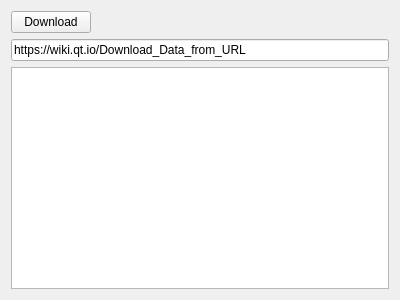
<?xml version="1.0" encoding="UTF-8"?>
<ui version="4.0">
 <class>Widget</class>
 <widget class="QWidget" name="Widget">
  <property name="geometry">
   <rect>
    <x>0</x>
    <y>0</y>
    <width>400</width>
    <height>300</height>
   </rect>
  </property>
  <property name="windowTitle">
   <string>Widget</string>
  </property>
  <layout class="QGridLayout" name="gridLayout">
   <item row="0" column="1">
    <spacer name="horizontalSpacer">
     <property name="orientation">
      <enum>Qt::Horizontal</enum>
     </property>
     <property name="sizeHint" stdset="0">
      <size>
       <width>40</width>
       <height>20</height>
      </size>
     </property>
    </spacer>
   </item>
   <item row="2" column="0" colspan="2">
    <widget class="QTextEdit" name="textEdit"/>
   </item>
   <item row="0" column="0">
    <widget class="QPushButton" name="pushButton">
     <property name="text">
      <string>Download</string>
     </property>
    </widget>
   </item>
   <item row="1" column="0" colspan="2">
    <widget class="QLineEdit" name="lineEdit">
     <property name="text">
      <string>https://wiki.qt.io/Download_Data_from_URL</string>
     </property>
    </widget>
   </item>
  </layout>
 </widget>
 <layoutdefault spacing="6" margin="11"/>
 <resources/>
 <connections/>
</ui>
